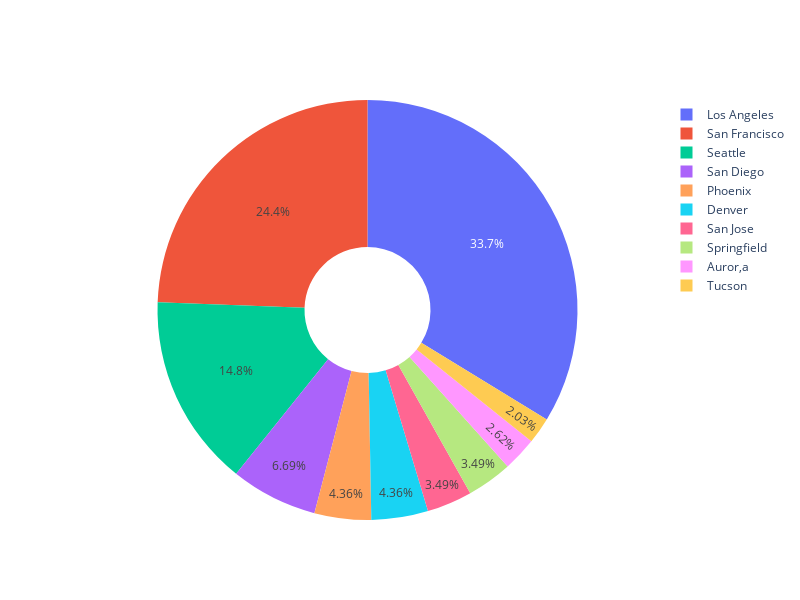

Source (notebook cell):
### Code cell
import pandas as pd
import matplotlib.pyplot as plt
import seaborn as sns
import numpy as np
import plotly.graph_objects as go
import plotly.express as px
import warnings
from plotly.offline import init_notebook_mode
init_notebook_mode(connected=True)
warnings.filterwarnings('ignore')
sns.set_style("darkgrid")
f,ax=plt.subplots(1,1,figsize=(25,10))
sns.countplot(x='City',data=data,palette ='bright',order=data['City'].value_counts().head(10).index,saturation=0.95)
for container in ax.containers:
    ax.bar_label(container,color='black',size=20)
    plt.title("Most Sale based on city", weight="bold",fontsize=40, pad=20)
fig.show()

### Figure 1 — Plotly figure (JSON) as saved in the notebook; plotly's stock layout.template omitted (floating-point values rounded to 4 significant figures)
{"data": [{"hole": 0.3, "labels": ["Los Angeles", "San Francisco", "Seattle", "San Diego", "Phoenix", "Denver", "San Jose", "Springfield", "Auror,a", "Tucson"], "values": [116, 84, 51, 23, 15, 15, 12, 12, 9, 7], "type": "pie"}], "layout": {"width": 800, "height": 600}}
